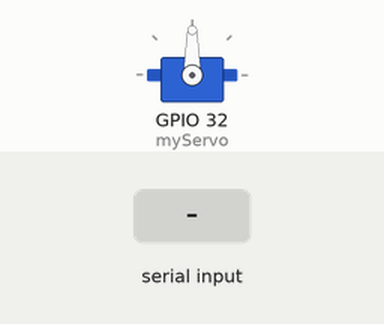
This sketch was run on a simulated ESP32. Shown: servo. The test bench sets the inputs (shaded band).

Above: at 1.2 s.
1.3 s: "90,45\n" received over Serial
At 2.1 s:
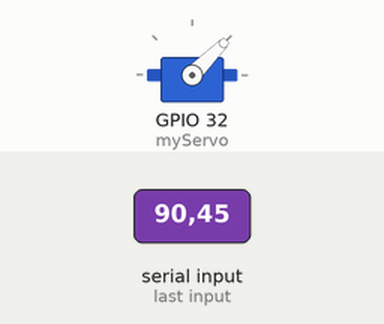
At 3.0 s:
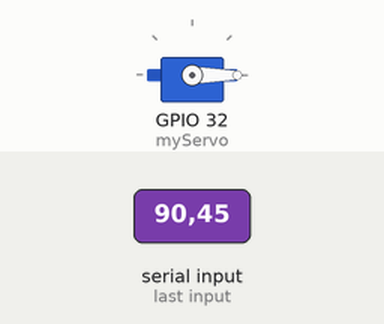
3.8 s: "30,150\n" received over Serial
At 4.1 s:
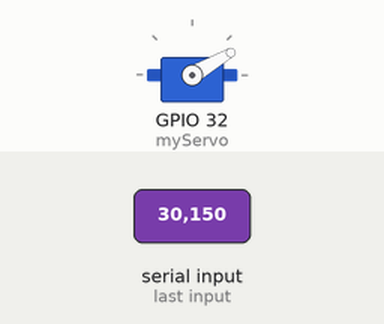
Timing chart, 0 to 6.8 s (numbered marks = the images above; inputs shaded):
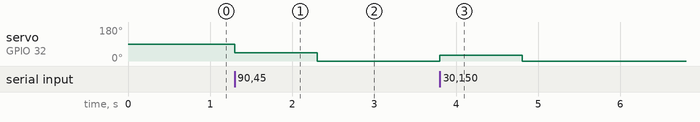

The sketch:

servo_motor.ino
```cpp
// hearder
#include <ESP32Servo.h>

Servo myServo; //ตั้งชื่อตัวแปรให้กับ Servo


void setup() {
  Serial.begin(9600);
  myServo.attach(32); // เชื่อมต่อservoที่ขา D32
}

void loop() {

  if (Serial.available() > 0) {
    int angel = Serial.parseInt(); //ส่งค่าไปยังPython
    if(angel >= 0 && angel <= 90){
      myServo.write(angel);
    }
  }

}
```

Measured:
- after the input at 1.3 s, servo on GPIO 32 (myServo): 90° → 45° at once, → 0° 1.0 s later
- after the input at 3.8 s, servo on GPIO 32 (myServo): 0° → 30° at once, → 0° 1.0 s later
